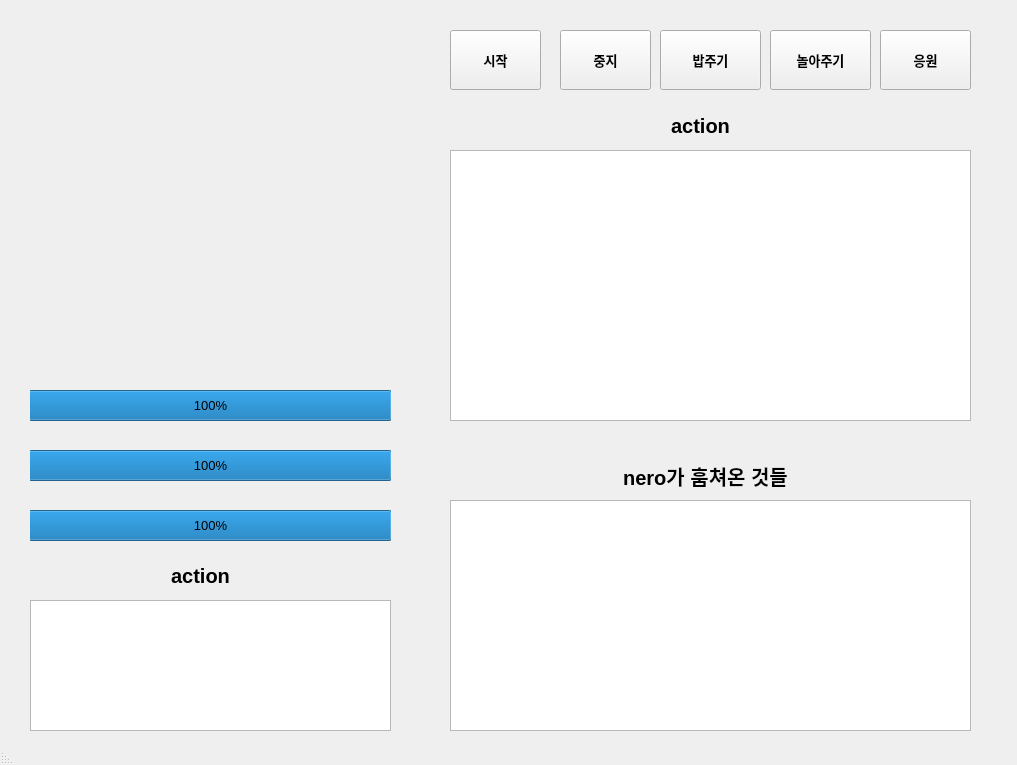
<?xml version="1.0" encoding="UTF-8"?>
<ui version="4.0">
 <class>main_window</class>
 <widget class="QMainWindow" name="main_window">
  <property name="enabled">
   <bool>true</bool>
  </property>
  <property name="geometry">
   <rect>
    <x>0</x>
    <y>0</y>
    <width>1017</width>
    <height>765</height>
   </rect>
  </property>
  <property name="font">
   <font>
    <pointsize>10</pointsize>
    <stylestrategy>PreferAntialias</stylestrategy>
   </font>
  </property>
  <property name="mouseTracking">
   <bool>true</bool>
  </property>
  <property name="focusPolicy">
   <enum>Qt::NoFocus</enum>
  </property>
  <property name="windowTitle">
   <string>Conimal</string>
  </property>
  <property name="layoutDirection">
   <enum>Qt::RightToLeft</enum>
  </property>
  <property name="autoFillBackground">
   <bool>true</bool>
  </property>
  <property name="tabShape">
   <enum>QTabWidget::Rounded</enum>
  </property>
  <property name="unifiedTitleAndToolBarOnMac">
   <bool>true</bool>
  </property>
  <widget class="QWidget" name="centralwidget">
   <widget class="QTextBrowser" name="tbx_action">
    <property name="geometry">
     <rect>
      <x>450</x>
      <y>150</y>
      <width>521</width>
      <height>271</height>
     </rect>
    </property>
    <property name="font">
     <font>
      <pointsize>10</pointsize>
      <weight>50</weight>
      <bold>false</bold>
      <stylestrategy>PreferAntialias</stylestrategy>
     </font>
    </property>
    <property name="autoFillBackground">
     <bool>true</bool>
    </property>
    <property name="html">
     <string>&lt;!DOCTYPE HTML PUBLIC &quot;-//W3C//DTD HTML 4.0//EN&quot; &quot;http://www.w3.org/TR/REC-html40/strict.dtd&quot;&gt;
&lt;html&gt;&lt;head&gt;&lt;meta name=&quot;qrichtext&quot; content=&quot;1&quot; /&gt;&lt;style type=&quot;text/css&quot;&gt;
p, li { white-space: pre-wrap; }
&lt;/style&gt;&lt;/head&gt;&lt;body style=&quot; font-family:'D2Coding'; font-size:10pt; font-weight:400; font-style:normal;&quot;&gt;
&lt;p align=&quot;center&quot; style=&quot;-qt-paragraph-type:empty; margin-top:0px; margin-bottom:0px; margin-left:0px; margin-right:0px; -qt-block-indent:0; text-indent:0px;&quot;&gt;&lt;br /&gt;&lt;/p&gt;
&lt;p align=&quot;center&quot; style=&quot;-qt-paragraph-type:empty; margin-top:0px; margin-bottom:0px; margin-left:0px; margin-right:0px; -qt-block-indent:0; text-indent:0px;&quot;&gt;&lt;br /&gt;&lt;/p&gt;&lt;/body&gt;&lt;/html&gt;</string>
    </property>
   </widget>
   <widget class="QPushButton" name="btn_start">
    <property name="enabled">
     <bool>true</bool>
    </property>
    <property name="geometry">
     <rect>
      <x>450</x>
      <y>30</y>
      <width>91</width>
      <height>60</height>
     </rect>
    </property>
    <property name="font">
     <font>
      <pointsize>10</pointsize>
      <weight>75</weight>
      <bold>true</bold>
      <stylestrategy>PreferAntialias</stylestrategy>
     </font>
    </property>
    <property name="text">
     <string>시작</string>
    </property>
    <property name="autoDefault">
     <bool>false</bool>
    </property>
   </widget>
   <widget class="QPushButton" name="btn_stop">
    <property name="enabled">
     <bool>true</bool>
    </property>
    <property name="geometry">
     <rect>
      <x>560</x>
      <y>30</y>
      <width>91</width>
      <height>60</height>
     </rect>
    </property>
    <property name="font">
     <font>
      <pointsize>10</pointsize>
      <weight>75</weight>
      <bold>true</bold>
      <stylestrategy>PreferAntialias</stylestrategy>
     </font>
    </property>
    <property name="text">
     <string>중지</string>
    </property>
    <property name="autoDefault">
     <bool>false</bool>
    </property>
   </widget>
   <widget class="QPushButton" name="btn_feeding">
    <property name="enabled">
     <bool>true</bool>
    </property>
    <property name="geometry">
     <rect>
      <x>660</x>
      <y>30</y>
      <width>101</width>
      <height>60</height>
     </rect>
    </property>
    <property name="font">
     <font>
      <pointsize>10</pointsize>
      <weight>75</weight>
      <bold>true</bold>
      <stylestrategy>PreferAntialias</stylestrategy>
     </font>
    </property>
    <property name="text">
     <string>밥주기</string>
    </property>
    <property name="autoDefault">
     <bool>false</bool>
    </property>
   </widget>
   <widget class="QPushButton" name="btn_play">
    <property name="enabled">
     <bool>true</bool>
    </property>
    <property name="geometry">
     <rect>
      <x>770</x>
      <y>30</y>
      <width>101</width>
      <height>60</height>
     </rect>
    </property>
    <property name="font">
     <font>
      <pointsize>10</pointsize>
      <weight>75</weight>
      <bold>true</bold>
      <stylestrategy>PreferAntialias</stylestrategy>
     </font>
    </property>
    <property name="text">
     <string>놀아주기</string>
    </property>
    <property name="autoDefault">
     <bool>false</bool>
    </property>
   </widget>
   <widget class="QPushButton" name="btn_cheer_up">
    <property name="enabled">
     <bool>true</bool>
    </property>
    <property name="geometry">
     <rect>
      <x>880</x>
      <y>30</y>
      <width>91</width>
      <height>60</height>
     </rect>
    </property>
    <property name="font">
     <font>
      <pointsize>10</pointsize>
      <weight>75</weight>
      <bold>true</bold>
      <stylestrategy>PreferAntialias</stylestrategy>
     </font>
    </property>
    <property name="text">
     <string>응원</string>
    </property>
    <property name="autoDefault">
     <bool>false</bool>
    </property>
   </widget>
   <widget class="QLabel" name="conimal_view">
    <property name="geometry">
     <rect>
      <x>40</x>
      <y>50</y>
      <width>331</width>
      <height>291</height>
     </rect>
    </property>
    <property name="layoutDirection">
     <enum>Qt::LeftToRight</enum>
    </property>
    <property name="autoFillBackground">
     <bool>true</bool>
    </property>
    <property name="text">
     <string/>
    </property>
    <property name="pixmap">
     <pixmap resource="../image_resource/cat.qrc">:/cat.png</pixmap>
    </property>
    <property name="alignment">
     <set>Qt::AlignCenter</set>
    </property>
   </widget>
   <widget class="QLabel" name="lbl_action">
    <property name="geometry">
     <rect>
      <x>650</x>
      <y>110</y>
      <width>101</width>
      <height>31</height>
     </rect>
    </property>
    <property name="font">
     <font>
      <pointsize>15</pointsize>
      <weight>75</weight>
      <bold>true</bold>
     </font>
    </property>
    <property name="text">
     <string>action</string>
    </property>
    <property name="alignment">
     <set>Qt::AlignCenter</set>
    </property>
   </widget>
   <widget class="QListView" name="lst_nero_item">
    <property name="geometry">
     <rect>
      <x>450</x>
      <y>500</y>
      <width>521</width>
      <height>231</height>
     </rect>
    </property>
    <property name="font">
     <font>
      <family>D2Coding</family>
      <pointsize>12</pointsize>
      <weight>75</weight>
      <bold>true</bold>
     </font>
    </property>
    <property name="frameShadow">
     <enum>QFrame::Sunken</enum>
    </property>
    <property name="lineWidth">
     <number>3</number>
    </property>
    <property name="editTriggers">
     <set>QAbstractItemView::SelectedClicked</set>
    </property>
    <property name="dragEnabled">
     <bool>true</bool>
    </property>
   </widget>
   <widget class="QLabel" name="lbl_item">
    <property name="geometry">
     <rect>
      <x>560</x>
      <y>460</y>
      <width>291</width>
      <height>31</height>
     </rect>
    </property>
    <property name="font">
     <font>
      <pointsize>15</pointsize>
      <weight>75</weight>
      <bold>true</bold>
     </font>
    </property>
    <property name="text">
     <string>nero가 훔쳐온 것들</string>
    </property>
    <property name="alignment">
     <set>Qt::AlignCenter</set>
    </property>
   </widget>
   <widget class="QProgressBar" name="pbr_appetite">
    <property name="geometry">
     <rect>
      <x>30</x>
      <y>390</y>
      <width>361</width>
      <height>31</height>
     </rect>
    </property>
    <property name="value">
     <number>100</number>
    </property>
    <property name="format">
     <string extracomment="배고픔 정도">%p%</string>
    </property>
   </widget>
   <widget class="QProgressBar" name="pbr_affection">
    <property name="geometry">
     <rect>
      <x>30</x>
      <y>450</y>
      <width>361</width>
      <height>31</height>
     </rect>
    </property>
    <property name="value">
     <number>100</number>
    </property>
    <property name="format">
     <string extracomment="애정 욕구">%p%</string>
    </property>
   </widget>
   <widget class="QProgressBar" name="pbr_health">
    <property name="geometry">
     <rect>
      <x>30</x>
      <y>510</y>
      <width>361</width>
      <height>31</height>
     </rect>
    </property>
    <property name="value">
     <number>100</number>
    </property>
    <property name="invertedAppearance">
     <bool>false</bool>
    </property>
    <property name="format">
     <string extracomment="건강상태">%p%</string>
    </property>
   </widget>
   <widget class="QTextBrowser" name="tbx_status">
    <property name="geometry">
     <rect>
      <x>30</x>
      <y>600</y>
      <width>361</width>
      <height>131</height>
     </rect>
    </property>
    <property name="font">
     <font>
      <pointsize>10</pointsize>
      <weight>50</weight>
      <bold>false</bold>
      <stylestrategy>PreferAntialias</stylestrategy>
     </font>
    </property>
    <property name="autoFillBackground">
     <bool>true</bool>
    </property>
    <property name="html">
     <string>&lt;!DOCTYPE HTML PUBLIC &quot;-//W3C//DTD HTML 4.0//EN&quot; &quot;http://www.w3.org/TR/REC-html40/strict.dtd&quot;&gt;
&lt;html&gt;&lt;head&gt;&lt;meta name=&quot;qrichtext&quot; content=&quot;1&quot; /&gt;&lt;style type=&quot;text/css&quot;&gt;
p, li { white-space: pre-wrap; }
&lt;/style&gt;&lt;/head&gt;&lt;body style=&quot; font-family:'D2Coding'; font-size:10pt; font-weight:400; font-style:normal;&quot;&gt;
&lt;p align=&quot;center&quot; style=&quot;-qt-paragraph-type:empty; margin-top:0px; margin-bottom:0px; margin-left:0px; margin-right:0px; -qt-block-indent:0; text-indent:0px;&quot;&gt;&lt;br /&gt;&lt;/p&gt;
&lt;p align=&quot;center&quot; style=&quot;-qt-paragraph-type:empty; margin-top:0px; margin-bottom:0px; margin-left:0px; margin-right:0px; -qt-block-indent:0; text-indent:0px;&quot;&gt;&lt;br /&gt;&lt;/p&gt;&lt;/body&gt;&lt;/html&gt;</string>
    </property>
   </widget>
   <widget class="QLabel" name="lbl_status">
    <property name="geometry">
     <rect>
      <x>150</x>
      <y>560</y>
      <width>101</width>
      <height>31</height>
     </rect>
    </property>
    <property name="font">
     <font>
      <pointsize>15</pointsize>
      <weight>75</weight>
      <bold>true</bold>
     </font>
    </property>
    <property name="text">
     <string>action</string>
    </property>
    <property name="alignment">
     <set>Qt::AlignCenter</set>
    </property>
   </widget>
  </widget>
  <widget class="QStatusBar" name="statusbar"/>
 </widget>
 <resources>
  <include location="../image_resource/cat.qrc"/>
  <include location="../image_resource/catw.qrc"/>
  <include location="../image_resource/cat_eating.qrc"/>
  <include location="../image_resource/cat_grooming.qrc"/>
  <include location="../image_resource/cat_rooling.qrc"/>
 </resources>
 <connections>
  <connection>
   <sender>btn_stop</sender>
   <signal>clicked()</signal>
   <receiver>tbx_action</receiver>
   <slot>clear()</slot>
   <hints>
    <hint type="sourcelabel">
     <x>608</x>
     <y>120</y>
    </hint>
    <hint type="destinationlabel">
     <x>409</x>
     <y>466</y>
    </hint>
   </hints>
  </connection>
 </connections>
</ui>
